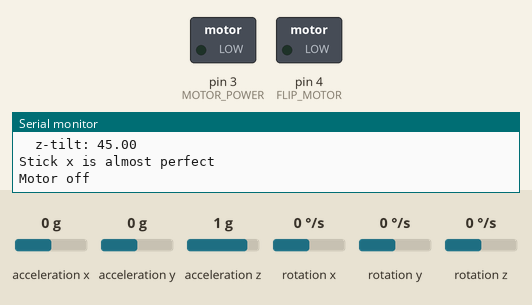
Bench run of a sketch on a simulated Arduino Uno, built with avr-gcc and run on an emulated ATmega328P. Shown: switched loads named in the sketch (green lamp = pin HIGH), the last lines printed to the serial monitor. Inputs (shaded band) come from the test bench; at power-on: acceleration x 0 g, acceleration y 0 g, acceleration z 1 g, rotation x 0 °/s, rotation y 0 °/s, rotation z 0 °/s.

Above: at 1.2 s.
1.3 s: acceleration x set to -1.4 g
At 2.8 s:
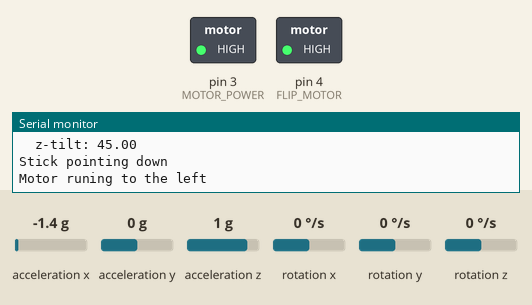
3.6 s: acceleration x set to 0.8 g
At 4.8 s:
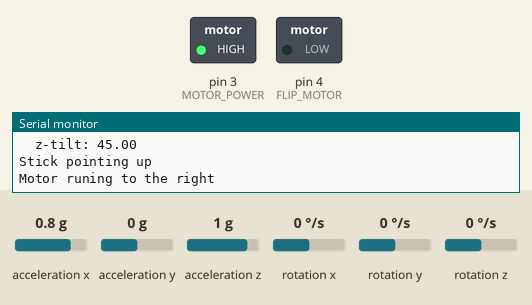
8.7 s: acceleration x set to -0.8 g
At 10.5 s:
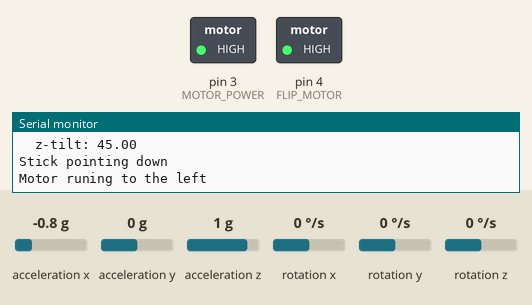
11.0 s: acceleration x set to 0 g
At 12.4 s:
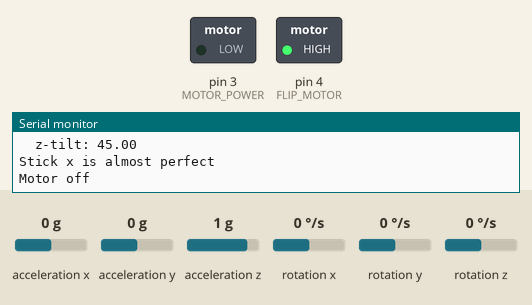
13.1 s: acceleration x set to 1.4 g
At 14.4 s:
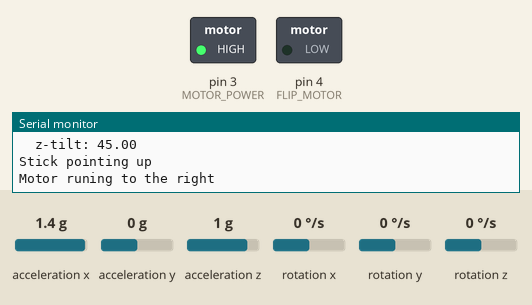
Timing chart, 0 to 16.1 s (numbered marks = the images above; inputs shaded):
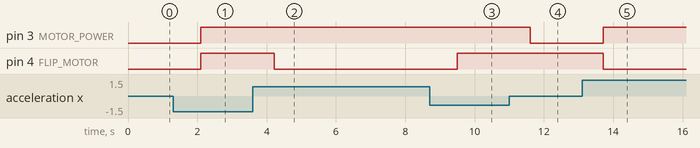

Measured:
- after the input at 1.3 s, pin 3 (MOTOR_POWER), pin 4 (FLIP_MOTOR): LOW → HIGH after 0.81 s
- after the input at 3.6 s, pin 4 (FLIP_MOTOR): HIGH → LOW after 0.62 s
- after the input at 8.7 s, pin 4 (FLIP_MOTOR): LOW → HIGH after 0.80 s
- after the input at 11.0 s, pin 3 (MOTOR_POWER): HIGH → LOW after 0.61 s
- after the input at 13.1 s, pin 3 (MOTOR_POWER): LOW → HIGH after 0.62 s; pin 4 (FLIP_MOTOR): HIGH → LOW after 0.62 s

The sketch:

responsive_relay_to_mpu.ino
```cpp
/**
 * 106A - Intro to Robotics
 * UC Berkeley FA2021
 * Authours:      Abanob Bostouros
 *                ------------
 *                ------------
 * prject:        Leap Frog
 *
 *
 * Iterface the Arduino uno with mpu6050 to get accelartion data, sample it for noise and printed to stream.
 */


/*
 * A basic circuit for controling motor in 2 rirections using 2 relays and a transistor
 *
 *
 * --------------------------------------------------- vcc
 *                       |
 *       ON/OFF pin3 ---|
 *                       |
 *                       |-------------- pin4   Low  normal right
 *                      /                       HIGH left
 *                 -----   ----
 *                 |          |
 *                 ---- M -----
 *                 |          |
 *                 ----    ----
 *                        /
 *                       |------------- pin4
 *                       |
 * --------------------------------------------------- Grd
 */

// liberies needed to communicate with mpu6050
#include <I2Cdev.h>
#include <Wire.h>
#include <MPU6050.h>
#include <math.h>

MPU6050 gyro;
// accelartion in "g"
int16_t ax, ay, az;
// rotation in "degree/sec"
int16_t gx, gy, gz;

// Motor ON/OFF
#define MOTOR_POWER 3
// Flip motor direction from right to left
#define FLIP_MOTOR 4

#define OUTPUT_READABLE

void setup() {
  // join I2C bus
    #if I2CDEV_IMPLEMENTATION == I2CDEV_ARDUINO_WIRE
        Wire.begin();
    #elif I2CDEV_IMPLEMENTATION == I2CDEV_BUILTIN_FASTWIRE
        Fastwire::setup(400, true);
    #endif
    Serial.begin(38400);
    pinMode(MOTOR_POWER, OUTPUT);
    pinMode(FLIP_MOTOR, OUTPUT);
    Serial.println("Intialize Gyro connection");
    gyro.initialize();
    Serial.println("Testing device connections...");
    Serial.println(gyro.testConnection() ? "MPU6050 connection successful" : "MPU6050 connection failed");
}

void loop() {

  float angles[] = {0.0, 0.0, 0.0};
  read_tilt_expo_mov(angles, gyro, 500, 0.25);
  Serial.println("Tilt angles:");Serial.print("\t");
  Serial.print("x-tilt: ");Serial.println(angles[0]);Serial.print("\t");
  Serial.print("y-tilt: ");Serial.println(angles[1]);Serial.print("\t");
  Serial.print("z-tilt: ");Serial.println(angles[2]);

  if (angles[0] < -1) {
    digitalWrite(FLIP_MOTOR, HIGH);
    digitalWrite(MOTOR_POWER, HIGH);

    Serial.println("Stick pointing down");
    Serial.println("Motor runing to the left");
  }
  else if (angles[0] > 1){
    digitalWrite(MOTOR_POWER, HIGH);
    digitalWrite(FLIP_MOTOR, LOW);

    Serial.println("Stick pointing up");
    Serial.println("Motor runing to the right");
  }
  else {
    digitalWrite(MOTOR_POWER, LOW);
    Serial.println("Stick x is almost perfect");
     Serial.println("Motor off");
  }
  angles[0] = 0;
  angles[1] = 0;
  angles[2] = 0;
  delay(1);
}
/*
  * Function to calculate tilt with exponitial moving ave sample data
  *
  * args :
  *       float*  angles    pointer to array to store tilt_angles value
  *       MPU6050 gyro      intialized object
  *       int     samp_size number of iterution for doing avg sampling algorithm
  *       float   alpha     weight of the most recent value
  */
void read_tilt_expo_mov(float* angles, MPU6050 gyro, int samp_size, float alpha) {
  int16_t cur_x, cur_y, cur_z;
  int16_t x, y, z;
  gyro.getAcceleration(&x, &y, &z);
  for (int i = 0; i < samp_size; ++i) {
    gyro.getAcceleration(&cur_x, &cur_y, &cur_z);
    cur_x = (alpha * x) + ((1-alpha) * cur_x);
    cur_y = (alpha * y) + ((1-alpha) * cur_y);
    cur_z = (alpha * z) + ((1-alpha) * cur_z);
    x = cur_x; y = cur_y; z = cur_z;
  }
  angles[0] = atan(cur_x / (pow((pow(cur_y, 2) + pow(cur_z, 2)), 0.5))) * 180 / M_PI;
  angles[1] = atan(cur_y / (pow((pow(cur_x, 2) + pow(cur_z, 2)), 0.5))) * 180 / M_PI;
  angles[2] = atan((pow((pow(cur_y, 2) + pow(cur_z, 2)), 0.5)) / cur_z) * 180 / M_PI;
 }
```
